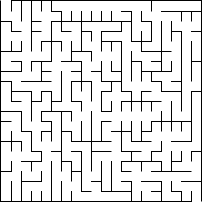
#> input picture mazes/maze_01.png, 202 x 202 px
$ python RecursionSolver.py mazes/maze_01.png
#> lines starting #> are read from the running program, lines starting #| are printed output that depends on the picture; after the words box and inside, x2 and y2 are one past the last pixel; in counts of white or black regions, pixels touching at a corner belong together
import sys, os, argparse, cv2
from PIL import Image
import numpy as np

white = (255, 255, 255)
black = (0, 0, 0)
red = (255, 0, 0)
green = (0, 255, 0)


# check if there is entrance on top or left side
def getEntrance(image):
    for x in range(1, image.size[0] - 1):
        if image.getpixel((x, 1)) == white:
            return x, 1
    for y in range(1, image.size[1] - 1):
        if image.getpixel((1, y)) == white:
            return 1, y


# check if there is entrance on top or left side
def getExit(image):
    for x in range(1, image.size[0] - 1):
        if image.getpixel((x, image.size[1] - 2)) == white:
            return x, image.size[1] - 2
    for y in range(1, image.size[1] - 1):
        if image.getpixel((image.size[0] - 2, y)) == white:
            return image.size[0] - 2, y


# check if we are still on the picture and we are not on the wall
def isOnPath(image, x, y):
    if image.size[0] > x >= 0 and image.size[1] > y >= 0:
        if image.getpixel((x, y)) == white:
            return True
    return False


"""
finaly solultion with recursion, where we check:
have we meet exit?
if not check if on path?
if on path - add red pixel, and check other pixels?
if first met is ok, set as red and go next until met exit, if no exit go back to the loop
"""

#TODO add backtracking

def solveMaze(image, x, y):
    successful = False
    if (x, y) == getExit(image):
        successful = True
    elif isOnPath(image, x, y):
        # visited
        image.putpixel((x, y), red)

        # if (solveMaze(image, x + 1, y) or solveMaze(image, x, y - 1) or solveMaze(image, x - 11, y) or solveMaze(image,x,y + 1)):
        #     successful = image.putpixel((x, y), red)

        # then check if neighbours are viable to visit them
        successful = solveMaze(image, x + 1, y)
        if not successful:
            successful = solveMaze(image, x, y - 1)
        if not successful:
            successful = solveMaze(image, x - 1, y)
        if not successful:
            successful = solveMaze(image, x, y + 1)

    # set proper track to green if successful
    if successful:
        image.putpixel((x, y), green)

    return successful


def main(options):
    solved = False
    sys.setrecursionlimit(7000)

    # thicken the walls
    image1 = cv2.imread(options.filename)
#> image1 is the input picture: shape (202, 202, 3); min 0, max 255, mean 227.6
    gray = cv2.cvtColor(image1, cv2.COLOR_BGR2GRAY)
    canny_output = cv2.Canny(gray, 100, 255)
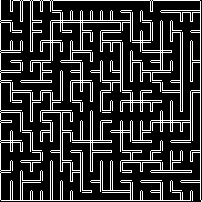
#> canny_output: shape (202, 202); 18.9% white in thin lines or dots
    contours, hierarchy = cv2.findContours(canny_output, cv2.RETR_TREE, cv2.CHAIN_APPROX_SIMPLE)
#> contours = 115 contours, 74 with area under 20; largest, box (x1, y1, x2, y2) and area: (10, 0, 202, 202) 796, (0, 0, 193, 201) 463, (20, 10, 132, 102) 417, (72, 110, 112, 172) 300, (120, 90, 162, 112) 198
    drawing = np.zeros((canny_output.shape[0], canny_output.shape[1], 4), dtype=np.uint8)
    for i in range(len(contours)):
        cv2.drawContours(drawing, contours, i, (255, 255, 255), options.thickness, cv2.LINE_8, hierarchy, 0)
#> this loop made 115 passes
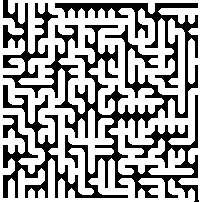
#> drawing: shape (202, 202, 4); mean of channels 0, 1, 2, 3 162.4, 162.4, 162.4, 0; drawn as B, G, R
    cv2.imshow('Contours', drawing)
    ret, threshold = cv2.threshold(drawing, 200, 255, cv2.THRESH_BINARY_INV)
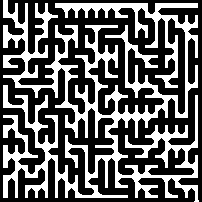
#> threshold: shape (202, 202, 4); mean of channels 0, 1, 2, 3 92.6, 92.6, 92.6, 255; drawn as B, G, R
    filename = os.path.splitext(options.filename)[0] + "_v2.png"
    cv2.imwrite(filename, threshold)
    cv2.imshow('threshold', threshold)
    cv2.waitKey(0)
    cv2.destroyAllWindows()

    #final solution
    imagePli = Image.open(filename)

    imagePli = imagePli.convert('RGB')
#> imagePli: PIL image 202x202 RGB; 36.3% white; 1 white region, box (x1, y1, x2, y2) and area: (3, 0, 199, 202) 14813
    x, y = getEntrance(imagePli)
#> x = 3; y = 1
    print('Entrance at x = %d, y = %d' % (x, y))
#| Entrance at x = 3, y = 1
    solved = solveMaze(imagePli, x, y)
#> in solveMaze (call 38), `successful = solveMaze(image, x - 1, y)`: successful = True
#> in solveMaze (call 38), `successful = solveMaze(image, x - 1, y)`:
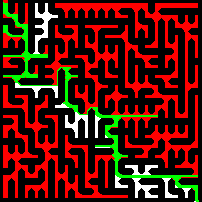
#> image: PIL image 202x202 RGB; mean R, G, B 80.6, 21.8, 9.8
#> solved = True
    if not solved:
        print('No solution exists.')
    else:
        print('Solved maze.')
        basename = os.path.splitext(options.filename)[0]
        imagePli.save(basename + '_solution' + '.png', 'PNG')

    return 0 if solved else 1


if __name__ == '__main__':
    parser = argparse.ArgumentParser()
    parser.add_argument(
        '-th',
        dest='thickness',
        default=4,
        type=int,
        help='Change thickness of walls if the maze is unsolvable, 7-10 when walls thin, and 3-5 when walls are thicker')
    parser.add_argument(
        'filename',
        help='Image containing the maze.')
    options = parser.parse_args()
    sys.exit(main(options))
#> (the program exits here)

$ run again, on mazes/maze_03.png
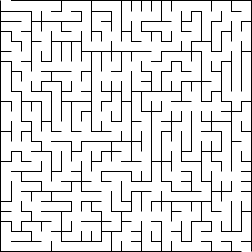
#> input picture mazes/maze_03.png, 252 x 252 px
#> in main, image1 is the input picture: shape (252, 252, 3); min 0, max 255, mean 228
#> in main, `canny_output = cv2.Canny(gray, 100, 255)`:
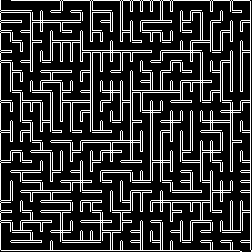
#> canny_output: shape (252, 252); 18.9% white in thin lines or dots
#> contours = 167 contours, 117 with area under 20; largest, box (x1, y1, x2, y2) and area: (11, 0, 252, 252) 1206, (72, 10, 233, 182) 954, (0, 0, 242, 252) 412, (20, 160, 121, 242) 234, (162, 200, 211, 222) 200
#> imagePli: PIL image 252x252 RGB; 36.2% white; 1 white region, box (x1, y1, x2, y2) and area: (3, 0, 249, 252) 22966
#> x = 3; y = 1
#| Entrance at x = 3, y = 1
#> successful = True
#> in solveMaze (call 40), `successful = solveMaze(image, x + 1, y)`:
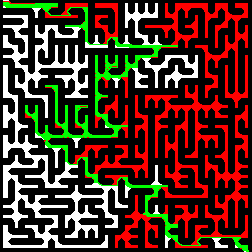
#> image: PIL image 252x252 RGB; mean R, G, B 78.3, 49.7, 35.8
